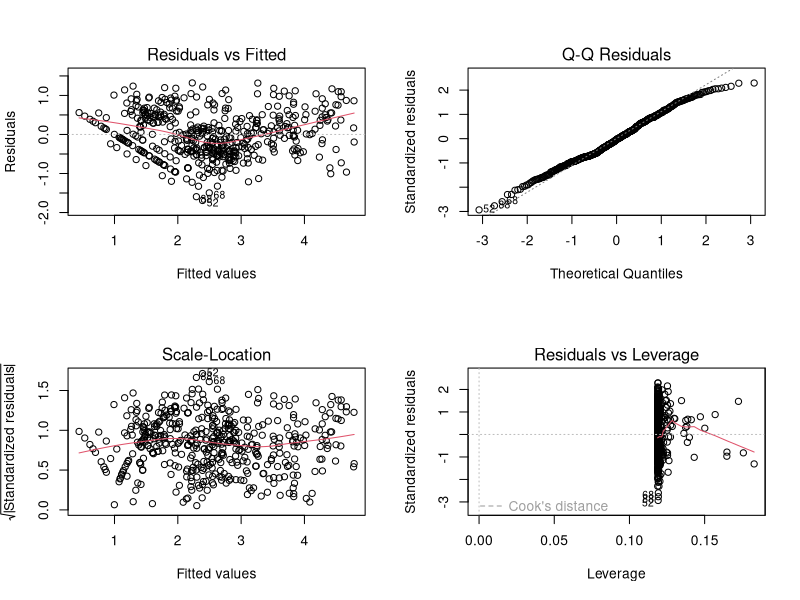

Recreate this plot in R. (Note: this script raises an error after producing the figure.)
## ---- chunk 1
knitr::opts_chunk$set(echo = TRUE)
## ---- chunk 2
## load packages
library(tidyverse)
library(ggpubr)
library(lme4)
library(car)
library(emmeans)
## ---- chunk 3
#import data
s1_df <- read_csv("stage1_data.csv") #note that all "mean_count" or "mean_spread_percent" represents a mean of the 2 plates (technical reps)
s1_df$test <-  factor(s1_df$test,
                      c("SP.MSC", "SP.TSC", "HHR.TSC", "STSE"),
                      labels = c("SP-MSC", "SP-TSC", "HHR-TSC", "STSE"))
## ---- chunk 4
#summary for Table 1; means and sd across all powders
summary_byTestPlatingMedia <- s1_df %>%
  filter(mean_count_wNA!="NA")%>% #don't include powder D SMA since no data due to lab error
  filter(SPR=="no")%>% #remove data for plates with greater than >25% spreading
  group_by(test,plating,media) %>%
  summarize(n=n(),
            mean=mean(log_mean_count_wNA,na.rm=TRUE),
            sd=sd(log_mean_count_wNA,na.rm=TRUE),
            median=median(log_mean_count_wNA,na.rm = TRUE),
            min=min(log_mean_count_wNA,na.rm=TRUE),
            max=max(log_mean_count_wNA,na.rm=TRUE))
## ---- chunk 5
m <- lm(log_mean_count~powder+plating*media*test+mean_spread_percent,data=s1_df)

#VIFs were investigated by fitting with lm() and using the car::vif function
vif(m) #vifs OK

#Additional model diagnostics were performed & looked OK
par(mfrow=c(2,2)) # Change the panel layout to 2 x 2
plot(m)

#run anova
anova(m)
## ---- chunk 6
m_spread <- lmer(mean_spread_percent_wNA ~ (1|powder) + test*media*plating, data=s1_df,na.action=na.exclude)

lsm_summ <- emmeans(m_spread,~test|media+plating)

df_lsm_summ <- as.data.frame(lsm_summ)
## ---- chunk 7
mod.emm.pairs <- pairs(lsm_summ)
df_mod.emm.pairs<- tidy(mod.emm.pairs)
## ---- chunk 8
ggplot(df_lsm_summ, aes(x = plating, y = emmean, color = media)) +
  facet_grid( ~ test) +
  geom_hline(yintercept = 25,
             col = "black",
             size = 1.5) +
  geom_point(stat = "identity", position = position_dodge(1)) +
  geom_errorbar(stat = "identity",
                aes(ymin = lower.CL, ymax = upper.CL),
                size = 1,
                width = .5,
                position = position_dodge(1),
                na.rm = TRUE) +
  geom_jitter(aes(x = plating, y = mean_spread_percent_wNA, color = media),
              data = s1_df,
              na.rm = TRUE,
              pch = 4,
              position = position_jitterdodge(jitter.width = 0.15, dodge.width = 1)) +
  labs(color = "Media", x = "Plating method", y = "Percent of plate covered by spreading and swarming colonies (%)") +
  theme(axis.text.x = element_text(size=12,angle = 60, hjust = 1),axis.text.y = element_text(size=12),axis.title.x = element_text(size=14),axis.title.y = element_text(size=14),strip.text.x = element_text(size=14),legend.text=element_text(size=12),legend.title=element_text(size=14)) 
## ---- chunk 9
s1_df2 <- s1_df %>% 
  filter( !(grepl("TSAwS",media) & plating=="Spread" & test=="SP.TSC"),
          !(grepl("PCMA",media) & plating=="Spread" & test=="SP.TSC"),
          !(grepl("BHI",media) & plating=="Spread" & test=="SP.TSC"),
          !(grepl("SMA",media) & plating=="Pour" & test=="SP.TSC"),
          !(grepl("PCMA",media) & plating=="Pour" & test=="SP.TSC") )
s1_df2$combo<- paste(s1_df2$media, s1_df2$plating, s1_df2$test, sep="_")

s1_df2$combo_abbrv <- make.names(abbreviate(s1_df2$combo))

#is this doing anything useful other than reshaping?
all_wide <- s1_df2 %>%
  group_by(powder,combo_abbrv) %>%
  summarise(mean=mean(log_mean_count)) %>%
  spread(key=combo_abbrv,value=mean) %>%
  ungroup() %>%
  data.frame() 
all_wide <- all_wide[c(2:44)]

SP.TSC <- unique(s1_df2$combo_abbrv[s1_df2$test=="SP.TSC"])
HHR.TSC <- unique(s1_df2$combo_abbrv[s1_df2$test=="HHR.TSC"])
STSE <- unique(s1_df2$combo_abbrv[s1_df2$test=="STSE"])
SP.MSC <- unique(s1_df2$combo_abbrv[s1_df2$test=="SP.MSC"])

#measure test choices
abbrv_combo_lookup <- unique(s1_df2[,c("test","media","plating","combo_abbrv")])

#BHI
#test_combo <- c("BHI_P_H","BHI_P_SP.M","BHI_P_SP.T","BHI_P_ST")
#test_combo <- c("BHI_SO_H","BHI_SO_SP.M","BHI_SO_SP.T","BHI_SO_ST")
#test_combo <- c("BHI_S_H","BHI_S_SP","BHI_S_ST")

#PCMA
#test_combo <- c("PCMA_P_H","PCMA_P_SP","PCMA_P_ST")
#test_combo <- c("PCMA_SO_H","PCMA_SO_SP.M","PCMA_SO_SP.T","PCMA_SO_ST")
#test_combo <- c("PCMA_S_H","PCMA_S_SP","PCMA_S_ST")

#SMA
#test_combo <- c("PCA_P_H","PCA_P_SP","PCA_P_ST")
#test_combo <- c("PCA_SO_H","PCA_SO_SP.M","PCA_SO_SP.T","PCA_SO_ST")
#test_combo <- c("PCA_S_H","PCA_S_SP_M","PCA_S_SP_T","PCA_S_ST")

#TSAwS
test_combo <- c("TSAS_P_H","TSAS_P_SP.M","TSAS_P_SP.T","TSAS_P_ST") #check this
#test_combo <- c("TSAS_SO_H","TSAS_SO_SP.M","TSAS_SO_SP.T","TSAS_SO_ST")
#test_combo <- c("TSAS_S_H","TSAS_S_SP","TSAS_S_ST")

results <- data.frame(combo_abbrv=c(),Rsquared=c())
for( i in colnames(all_wide)) {
  if( !(i %in% test_combo) ) {
    form <- paste(i,"~",paste(test_combo,collapse="+"))
    m <- lm(form,data=all_wide)
    rsquared <- summary(m)$r.squared
    results <- rbind(results,data.frame(combo_abbrv=i,Rsquared=rsquared))
  }
}
# by test
results %>%
  left_join(abbrv_combo_lookup) %>%
  group_by(test) %>%
  summarize(mean.rsq=mean(Rsquared)) -> mean.rsq.byTest
mean.rsq.byTest

all_var <- s1_df2 %>%
  group_by(test,plating,media) %>%
  summarize(var=var(log_mean_count))

# percent variance
results %>%
  left_join(abbrv_combo_lookup) %>%
  left_join(all_var) %>%
  mutate(var_explained=Rsquared*var)  %>%
  summarize(prop_explained=sum(var_explained)/sum(var)) -> prop_explained
prop_explained

results %>%
  left_join(abbrv_combo_lookup) %>%
  left_join(all_var) %>%
  filter(test != "SP_MSC") %>%
  mutate(var_explained=Rsquared*var)  %>%
  summarize(prop_explained_no_msc=sum(var_explained)/sum(var)) -> prop_explained_withoutMSC
prop_explained_withoutMSC
## ---- chunk 10
s1_df2 <- s1_df %>% 
  filter( !(grepl("TSAwS",media) & plating=="Spread" & test=="SP-TSC"),
          !(grepl("PCMA",media) & plating=="Spread" & test=="SP-TSC"),
          !(grepl("BHI",media) & plating=="Spread" & test=="SP-TSC"),
          !(grepl("SMA",media) & plating=="Pour" & test=="SP-TSC"),
          !(grepl("PCMA",media) & plating=="Pour" & test=="SP-TSC") )
s1_df2$combo<- paste(s1_df2$media, s1_df2$plating, s1_df2$test, sep="_")

s1_df2$combo_abbrv <- make.names(abbreviate(s1_df2$combo))

#is this doing anything useful other than reshaping?
all_wide <- s1_df2 %>%
  group_by(powder,combo_abbrv) %>%
  summarise(mean=mean(log_mean_count)) %>%
  spread(key=combo_abbrv,value=mean) %>%
  ungroup() %>%
  data.frame() 
all_wide <- all_wide[c(2:44)]

SP.TSC <- unique(s1_df2$combo_abbrv[s1_df2$test=="SP.TSC"])
HHR.TSC <- unique(s1_df2$combo_abbrv[s1_df2$test=="HHR.TSC"])
STSE <- unique(s1_df2$combo_abbrv[s1_df2$test=="STSE"])
SP.MSC <- unique(s1_df2$combo_abbrv[s1_df2$test=="SP.MSC"])

#measure test choices
abbrv_combo_lookup <- unique(s1_df2[,c("test","media","plating","combo_abbrv")])

#BHI
BHI_P <- c("BHI_P_H","BHI_P_SP.M","BHI_P_SP.T","BHI_P_ST")
BHI_SO <- c("BHI_SO_H","BHI_SO_SP.M","BHI_SO_SP.T","BHI_SO_ST")
BHI_S <- c("BHI_S_H","BHI_S_SP","BHI_S_ST")

#PCMA
PCMA_P <- c("PCMA_P_H","PCMA_P_SP","PCMA_P_ST")
PCMA_SO  <- c("PCMA_SO_H","PCMA_SO_SP.M","PCMA_SO_SP.T","PCMA_SO_ST")
PCMA_S <- c("PCMA_S_H","PCMA_S_SP","PCMA_S_ST")

#SMA
SMA_P <- c("SMA_P_H","SMA_P_SP","SMA_P_ST")
SMA_SO <- c("SMA_SO_H","SMA_SO_SP.M","SMA_SO_SP.T","SMA_SO_ST")
SMA_S <- c("SMA_S_H","SMA_S_SP.M","SMA_S_SP.T","SMA_S_ST")

#TSAwS
TSAS_P <- c("TSAS_P_H","TSAS_P_SP.M","TSAS_P_SP.T","TSAS_P_ST") #check this
TSAS_SO <- c("TSAS_SO_H","TSAS_SO_SP.M","TSAS_SO_SP.T","TSAS_SO_ST")
TSAS_S <- c("TSAS_S_H","TSAS_S_SP","TSAS_S_ST")

test_combo_vec <- c(BHI_P, BHI_SO, BHI_S,
                     PCMA_P, PCMA_SO, PCMA_S,
                     SMA_P, SMA_SO, SMA_S,
                     TSAS_P, TSAS_SO, TSAS_S)

results <- data.frame(combo_abbrv=c(),Rsquared=c(),testcombo=c())

for( j in test_combo_vec) {
for( i in colnames(all_wide)) {
  if( !(i %in% j) ) {
    form <- paste(i,"~",paste(j,collapse="+"))
    m <- lm(form,data=all_wide)
    rsquared <- summary(m)$r.squared
    results <- rbind(results,data.frame(combo_abbrv=i,Rsquared=rsquared,testcombo=j))
  }
}}


results %>%
  left_join(abbrv_combo_lookup) %>%
  group_by(testcombo,test) %>%
  summarize(mean.rsq=mean(Rsquared)) %>%
  spread(key=test,value=mean.rsq) %>%
  ungroup() %>%
  data.frame() -> mean.rsq.byTest
mean.rsq.byTest

# results %>%
#   left_join(abbrv_combo_lookup) %>%
#   group_by(test) %>%
#   summarize(mean.rsq=mean(Rsquared)) %>%
#   spread(key=test,value=mean.rsq) %>%
#   ungroup() %>%
#   data.frame() -> mean.rsq.byTest
# mean.rsq.byTest

all_var <- s1_df2 %>%
  group_by(test,plating,media) %>%
  summarize(var=var(log_mean_count))

## ---- chunk 11
# percent variance

test_combo_vec <- c(PCMA_S) #run this indivudually for each of the test_combo

prop_df <- data.frame(testcombo=c(),prop_explain=c())
for (j in test_combo_vec){ 
results %>%
  filter(testcombo==j)%>%
  left_join(abbrv_combo_lookup) %>%
  left_join(all_var) %>%
  mutate(var_explained=Rsquared*var)  %>%
  summarize(prop_explained=sum(var_explained)/sum(var)) -> prop_explained
  prop_df <- rbind(prop_df, data.frame(testcombo=j,prop_explain=prop_explained))}

results %>%
  left_join(abbrv_combo_lookup) %>%
  left_join(all_var) %>%
  filter(test != "SP_MSC") %>%
  mutate(var_explained=Rsquared*var)  %>%
  summarize(prop_explained_no_msc=sum(var_explained)/sum(var)) -> prop_explained_withoutMSC
## ---- chunk 12
#import data
s1b_df <- read_csv("stage1b_data.csv") #cfu_g was actual count, cfu_g2 is count with zeros replaced with 25% of detection limit; log_cfu_g is log10(cfu_g2)
## ---- chunk 13
#Quick glance
d_centered <-s1b_df %>%
  group_by(powder,test,sampling_scheme) %>%
  mutate(powder_mean=mean(log_cfu_g)) %>%
  ungroup() %>%
  mutate(log_cfu_g_centered=log_cfu_g - powder_mean)
d_centered %>%
  group_by(test,sampling_scheme) %>%
  summarize(v=var(log_cfu_g_centered),
            n=n()) %>%
  kable()
d_centered_summary <- d_centered %>%
  group_by(test,powder,sampling_scheme) %>%
  summarize(v=var(log_cfu_g_centered),
            mean=mean(log_cfu_g_centered),
            sd=sd(log_cfu_g_centered),
            n=n()) 
kable(d_centered_summary)
d_centered %>%
  group_by(test,powder,sampling_scheme) %>%
  summarize(v=var(log_cfu_g_centered)) %>%
  ungroup()%>%
  group_by(test,sampling_scheme)%>%
  summarize(meanVar=mean(v),
            sdVar=sd(v),
            minVar=min(v),
            maxVar=max(v),
            n=n())%>%
  kable()

#SP_MSC
d_msc <- s1b_df %>% filter(test=="SP MSC")
# Center within powder/scheme
d_msc_centered <- d_msc %>%
  group_by(powder,sampling_scheme) %>%
  mutate(powder_mean=mean(log_cfu_g)) %>%
  ungroup() %>%
  mutate(log_cfu_g_centered=log_cfu_g - powder_mean)
d_msc_centered_summary <- d_msc_centered %>%
  group_by(sampling_scheme) %>%
  summarize(mean=mean(log_cfu_g_centered),sd=sd(log_cfu_g_centered))
d_msc_centered_summary %>% ggplot(aes(x=sampling_scheme,y=mean)) + 
  labs(x="Sampling Scheme",y="Spore Count Deviance (log CFU/g)") +
  scale_color_discrete(guide=F) +
  geom_point(data=d_msc_centered,
             aes(x=sampling_scheme,y=log_cfu_g_centered,color=powder),
             position=position_jitterdodge(jitter.width = 0.05,dodge.width=0.7)) +
  geom_point(color="red") +
  geom_errorbar(aes(ymin=mean - sd,
                    ymax=mean + sd),
                width=0.3,
                color="red")+
  ylim(-1,1) -> msc
bart_msc <- bartlett.test(log_cfu_g_centered~sampling_scheme,data=d_msc_centered)
bart_msc

#HHR
d_hhr <- s1b_df %>% filter(test=="HHR")
# Center within powder/scheme
d_hhr_centered <- d_hhr %>%
  group_by(powder,sampling_scheme) %>%
  mutate(powder_mean=mean(log_cfu_g)) %>%
  ungroup() %>%
  mutate(log_cfu_g_centered=log_cfu_g - powder_mean)
d_hhr_centered_summary <- d_hhr_centered %>%
  group_by(sampling_scheme) %>%
  summarize(mean=mean(log_cfu_g_centered),sd=sd(log_cfu_g_centered))
d_hhr_centered_summary %>% ggplot(aes(x=sampling_scheme,y=mean)) + 
  labs(x="Sampling Scheme",y="Spore Count Deviance (log CFU/g)") +
  scale_color_discrete(guide=F) +
  geom_point(data=d_hhr_centered,
             aes(x=sampling_scheme,y=log_cfu_g_centered,color=powder),
             position=position_jitterdodge(jitter.width = 0.05,dodge.width=0.7)) +
  geom_point(color="red") +
  geom_errorbar(aes(ymin=mean - sd,
                    ymax=mean + sd),
                width=0.3,
                color="red")+
  ylim(-1,1) -> hhr
bart_hhr <- bartlett.test(log_cfu_g_centered~sampling_scheme,data=d_hhr_centered)
bart_hhr

#STSE
d_stse <- s1b_df %>% filter(test=="STSE")
# Center within powder/scheme
d_stse_centered <- d_stse %>%
  group_by(powder,sampling_scheme) %>%
  mutate(powder_mean=mean(log_cfu_g)) %>%
  ungroup() %>%
  mutate(log_cfu_g_centered=log_cfu_g - powder_mean)
d_stse_centered_summary <- d_stse_centered %>%
  group_by(sampling_scheme) %>%
  summarize(mean=mean(log_cfu_g_centered),sd=sd(log_cfu_g_centered))
d_stse_centered_summary %>% ggplot(aes(x=sampling_scheme,y=mean)) + 
  labs(x="Sampling Scheme",y="Spore Count Deviance (log CFU/g)") +
  scale_color_discrete(guide=F) + #getting rid of this gives us legend
  geom_point(data=d_stse_centered,
             aes(x=sampling_scheme,y=log_cfu_g_centered,color=powder),
             position=position_jitterdodge(jitter.width = 0.05,dodge.width=0.7)) +
  geom_point(color="red") +
  geom_errorbar(aes(ymin=mean - sd,
                    ymax=mean + sd),
                width=0.3,
                color="red")+
  ylim(-1,1)-> stse
bart_stse <- bartlett.test(log_cfu_g_centered~sampling_scheme,data=d_stse_centered)
bart_stse

#arrange figures
ggarrange(msc,
          hhr,
          stse,
          labels=c("SP-MSC", "HHR-TSC", "STSE"),
          ncol = 3, nrow = 1)

##Make summary plots
ggplot(s1b_df, aes(x=powder,y=log_cfu_g))+
  geom_boxplot()+
  geom_jitter(data=s1b_df,
             aes(x=powder,y=log_cfu_g,color=sampling_scheme),
             position=position_jitterdodge(jitter.width = 0.05,dodge.width=0.7)) +
  facet_grid(test~sampling_scheme)

#Get means for each powder across sampling strategies
summary_s1b_df <- s1b_df %>%
  group_by(test,sampling_scheme,powder)%>%
  summarize(mean=mean(log_cfu_g),
            sd=sd(log_cfu_g),
            cv=sd/mean*100,
            n=n())

#Get means for across powder for each sampling strategies
summary_s1b_df2 <- s1b_df %>%
  group_by(test,sampling_scheme, powder)%>%
  summarize(mean=mean(log_cfu_g))%>%
  ungroup()%>%
  group_by(test,sampling_scheme)%>%
  summarize(OverallMean=mean(mean),
            Overallsd=sd(mean),
            n=n())
## ---- chunk 14
#clear global environment
rm(list = ls())
## ---- chunk 15
#import data
s2_df <- read_csv("stage2_data.csv")
s2_df2 <- read_csv("stage2_data_notImputed.csv")

#
df_PCMA <- s2_df %>%
  filter(media=="PCMA")
df_TSAwS <- s2_df %>%
  filter(media=="TSAwS")
## ---- chunk 16
#Quick glance
d_PCMA_centered <- df_PCMA %>%
  group_by(powder) %>%
  mutate(powder_mean=mean(log_mean_count)) %>%
  ungroup() %>%
  mutate(log_cfu_g_centered=log_mean_count - powder_mean)
d_PCMA_centered_summary <- d_PCMA_centered %>%
  group_by(test,powder) %>%
  summarize(v=var(log_cfu_g_centered),
            mean=mean(log_cfu_g_centered))
d_PCMA_centered %>%
  group_by(test,powder) %>%
  summarize(v=var(log_cfu_g_centered)) %>%
  ungroup()%>%
  group_by(test)%>%
  summarize(meanVar=mean(v),
            sdVar=sd(v),
            minVar=min(v),
            maxVar=max(v),
            n=n())%>%
  kable()

d_TSAwS_centered <- df_TSAwS %>%
  group_by(powder) %>%
  mutate(powder_mean=mean(log_mean_count)) %>%
  ungroup() %>%
  mutate(log_cfu_g_centered=log_mean_count - powder_mean)
d_TSAwS_centered_summary <- d_TSAwS_centered %>%
  group_by(test,powder) %>%
  summarize(v=var(log_cfu_g_centered),
            mean=mean(log_cfu_g_centered))
d_TSAwS_centered %>%
  group_by(test,powder) %>%
  summarize(v=var(log_cfu_g_centered)) %>%
  ungroup()%>%
  group_by(test)%>%
  summarize(meanVar=mean(v),
            sdVar=sd(v),
            minVar=min(v),
            maxVar=max(v),
            n=n())%>%
  kable()

## ---- chunk 17
###PCMA analysis

#SP_MSC
d_PCMA_msc <- df_PCMA %>% filter(test=="SP.MSC")
# Center within powder
d_PCMA_msc_centered <- d_PCMA_msc %>%
  group_by(powder) %>%
  mutate(powder_mean=mean(log_mean_count)) %>%
  ungroup() %>%
  mutate(log_cfu_g_centered=log_mean_count - powder_mean)
d_PCMA_msc_centered_summary <- d_PCMA_msc_centered %>%
  group_by(lab) %>%
  summarize(mean=mean(log_cfu_g_centered),sd=sd(log_cfu_g_centered))
d_PCMA_msc_centered_summary %>% ggplot(aes(x=lab,y=mean)) + 
  labs(x="Lab",y="Spore Count Deviance (log CFU/g)") +
  ylim(-3,3)+
  scale_color_discrete(guide=F) +
  geom_point(data=d_PCMA_msc_centered,
             aes(x=lab,y=log_cfu_g_centered,color=powder),
             position=position_jitterdodge(jitter.width = 0.05,dodge.width=0.7)) +
  #theme(text=element_text(family="Times New Roman", size=12)) +
  geom_point(color="red") +
  geom_errorbar(aes(ymin=mean - sd,
                    ymax=mean + sd),
                width=0.3,
                color="red") -> PCMA_msc
bart_PCMA_msc <- bartlett.test(log_cfu_g_centered~lab,data=d_PCMA_msc_centered) #we centered all log msc be respective powder
bart_PCMA_msc

#HHR_TSC
d_PCMA_hhr <- df_PCMA %>% filter(test=="HHR.TSC")
# Center within powder/scheme
d_PCMA_hhr_centered <- d_PCMA_hhr %>%
  group_by(powder) %>%
  mutate(powder_mean=mean(log_mean_count)) %>%
  ungroup() %>%
  mutate(log_cfu_g_centered=log_mean_count - powder_mean)
d_PCMA_hhr_centered_summary <- d_PCMA_hhr_centered %>%
  group_by(lab) %>%
  summarize(mean=mean(log_cfu_g_centered),sd=sd(log_cfu_g_centered))
d_PCMA_hhr_centered_summary %>% ggplot(aes(x=lab,y=mean)) + 
  labs(x="Lab",y="Spore Count Deviance (log CFU/g)") +
  ylim(-3,3)+
  scale_color_discrete(guide=F) +
  geom_point(data=d_PCMA_hhr_centered,
             aes(x=lab,y=log_cfu_g_centered,color=powder),
             position=position_jitterdodge(jitter.width = 0.05,dodge.width=0.7)) +
  #theme(text=element_text(family="Times New Roman", size=12)) +
  geom_point(color="red") +
  geom_errorbar(aes(ymin=mean - sd,
                    ymax=mean + sd),
                width=0.3,
                color="red") -> PCMA_hhr
bart_PCMA_hhr <- bartlett.test(log_cfu_g_centered~lab,data=d_PCMA_hhr_centered)
bart_PCMA_hhr

#STSE
d_PCMA_stse <- df_PCMA %>% filter(test=="STSE")
# Center within powder/scheme
d_PCMA_stse_centered <- d_PCMA_stse %>%
  group_by(powder) %>%
  mutate(powder_mean=mean(log_mean_count)) %>%
  ungroup() %>%
  mutate(log_cfu_g_centered=log_mean_count - powder_mean)
d_PCMA_stse_centered_summary <- d_PCMA_stse_centered %>%
  group_by(lab) %>%
  summarize(mean=mean(log_cfu_g_centered),sd=sd(log_cfu_g_centered))
d_PCMA_stse_centered_summary %>% ggplot(aes(x=lab,y=mean)) + 
  labs(x="Lab",y="Spore Count Deviance (log CFU/g)") +
  ylim(-3,3)+
  scale_color_discrete(guide=F) +
  geom_point(data=d_PCMA_stse_centered,
             aes(x=lab,y=log_cfu_g_centered,color=powder),
             position=position_jitterdodge(jitter.width = 0.05,dodge.width=0.7)) +
  #theme(text=element_text(family="Times New Roman", size=12)) +
  geom_point(color="red") +
  geom_errorbar(aes(ymin=mean - sd,
                    ymax=mean + sd),
                width=0.3,
                color="red") -> PCMA_stse
bart_PCMA_stse <- bartlett.test(log_cfu_g_centered~lab,data=d_PCMA_stse_centered)
bart_PCMA_stse
###TSAwS analysis

#SP_MSC
d_TSAwS_msc <- df_TSAwS %>% filter(test=="SP.MSC")
# Center within powder/scheme
d_TSAwS_msc_centered <- d_TSAwS_msc %>%
  group_by(powder) %>%
  mutate(powder_mean=mean(log_mean_count)) %>%
  ungroup() %>%
  mutate(log_cfu_g_centered=log_mean_count - powder_mean)
d_TSAwS_msc_centered_summary <- d_TSAwS_msc_centered %>%
  group_by(lab) %>%
  summarize(mean=mean(log_cfu_g_centered),sd=sd(log_cfu_g_centered))
d_TSAwS_msc_centered_summary %>% ggplot(aes(x=lab,y=mean)) + 
  labs(x="Lab",y="Spore Count Deviance (log CFU/g)") +
  ylim(-3,3)+
  scale_color_discrete(guide=F) +
  geom_point(data=d_TSAwS_msc_centered,
             aes(x=lab,y=log_cfu_g_centered,color=powder),
             position=position_jitterdodge(jitter.width = 0.05,dodge.width=0.7)) +
  #theme(text=element_text(family="Times New Roman", size=12)) +
  geom_point(color="red") +
  geom_errorbar(aes(ymin=mean - sd,
                    ymax=mean + sd),
                width=0.3,
                color="red") -> TSAwS_msc
bart_TSAwS_msc <- bartlett.test(log_cfu_g_centered~lab,data=d_TSAwS_msc_centered)
bart_TSAwS_msc


#HHR_TSC
d_TSAwS_hhr <- df_TSAwS %>% filter(test=="HHR.TSC")
# Center within powder/scheme
d_TSAwS_hhr_centered <- d_TSAwS_hhr %>%
  group_by(powder) %>%
  mutate(powder_mean=mean(log_mean_count)) %>%
  ungroup() %>%
  mutate(log_cfu_g_centered=log_mean_count - powder_mean)
d_TSAwS_hhr_centered_summary <- d_TSAwS_hhr_centered %>%
  group_by(lab) %>%
  summarize(mean=mean(log_cfu_g_centered),sd=sd(log_cfu_g_centered))
d_TSAwS_hhr_centered_summary %>% ggplot(aes(x=lab,y=mean)) + 
  labs(x="Lab",y="Spore Count Deviance (log CFU/g)") +
  ylim(-3,3)+
  scale_color_discrete(guide=F) +
  geom_point(data=d_TSAwS_hhr_centered,
             aes(x=lab,y=log_cfu_g_centered,color=powder),
             position=position_jitterdodge(jitter.width = 0.05,dodge.width=0.7)) +
  #theme(text=element_text(family="Times New Roman", size=12)) +
  geom_point(color="red") +
  geom_errorbar(aes(ymin=mean - sd,
                    ymax=mean + sd),
                width=0.3,
                color="red") -> TSAwS_hhr
bart_TSAwS_hhr <- bartlett.test(log_cfu_g_centered~lab,data=d_TSAwS_hhr_centered)
bart_TSAwS_hhr

#STSE
d_TSAwS_stse <- df_TSAwS %>% filter(test=="STSE")
# Center within powder/scheme
d_TSAwS_stse_centered <- d_TSAwS_stse %>%
  group_by(powder) %>%
  mutate(powder_mean=mean(log_mean_count)) %>%
  ungroup() %>%
  mutate(log_cfu_g_centered=log_mean_count - powder_mean)
d_TSAwS_stse_centered_summary <- d_TSAwS_stse_centered %>%
  group_by(lab) %>%
  summarize(mean=mean(log_cfu_g_centered),sd=sd(log_cfu_g_centered))
d_TSAwS_stse_centered_summary %>% ggplot(aes(x=lab,y=mean)) + 
  labs(x="Lab",y="Spore Count Deviance (log CFU/g)") +
  ylim(-3,3)+
  scale_color_discrete(guide=F) +
  geom_point(data=d_TSAwS_stse_centered,
             aes(x=lab,y=log_cfu_g_centered,color=powder),
             position=position_jitterdodge(jitter.width = 0.05,dodge.width=0.7)) +
  #theme(text=element_text(family="Times New Roman", size=12)) +
  geom_point(color="red") +
  geom_errorbar(aes(ymin=mean - sd,
                    ymax=mean + sd),
                width=0.3,
                color="red") -> TSAwS_stse
bart_TSAwS_stse <- bartlett.test(log_cfu_g_centered~lab,data=d_TSAwS_stse_centered)
bart_TSAwS_stse

#arrange figures
ggarrange(PCMA_msc, 
          TSAwS_msc,
          PCMA_hhr,
          TSAwS_hhr,
          PCMA_stse,
          TSAwS_stse,
          labels=c("PCMA SP-MSC", "TSAwS SP-MSC", "PCMA HHR-TSC", "TSAwS HHR-TSC", "PCMA STSE", "TSAwS STSE"),
          ncol = 2, nrow = 3)
## ---- chunk 18
##Make summary plots
#plot without imputed values
s2_df2$mean_count2 <- s2_df2$mean_count
s2_df2$mean_count2[s2_df2$mean_count2==0]<-10
s2_df2$log_mean_count <- log10(s2_df2$mean_count2)
# 
s2_df2$lab <- factor(s2_df2$lab,c("UA","UB","UC","UD"))
s2_df2$test <-  factor(s2_df2$test,
                      c("SP.MSC", "HHR.TSC", "STSE"),
                      labels = c("SP-MSC", "HHR-TSC", "STSE"))

ggplot(s2_df2, aes(x=powder,y=log_mean_count))+
  geom_boxplot()+
  geom_point(data=s2_df2,
             aes(x=powder,y=log_mean_count,color=lab),
             position=position_jitterdodge(jitter.width = 0.05,dodge.width=0.7)) +
  ylim(0,5)+
  labs(x="Powder",y="Spore Count (log CFU/g)") +
  facet_grid(test~media)

#Get means across labs without imputed values
summary_s2_df2b <- s2_df2 %>%
  group_by(media,test,lab)%>%
  summarize(mean=mean(log_mean_count),
            sd=sd(log_mean_count),
            cv=sd/mean*100,
            n=n())

summary_s2_df2b2 <- s2_df2 %>%
  group_by(media,test,lab)%>%
  summarize(mean=mean(log_mean_count),
            sd=sd(log_mean_count),
            cv=sd/mean*100,
            n=n())%>%
  ungroup()%>%
  group_by(media,test)%>%
  summarize(MeanCV=mean(cv),
            SDCV=sd(cv))
#Get means across tests without imputed values
# summary_s2_df3 <- s2_df2 %>%
#   group_by(media,test)%>%
#   summarize(mean=mean(log_mean_count),
#             sd=sd(log_mean_count),
#             min=min(log_mean_count),
#             max=max(log_mean_count),
#             n1=sum(log_mean_count==1),
#             n=n(),
#             per=n1/n)

#Get means across powders
summary_s2_df2c <- s2_df2 %>%
  group_by(media,test,powder)%>%
  summarize(mean=mean(log_mean_count),
            sd=sd(log_mean_count),
            cv=sd/mean*100,
            n=n())
## ---- chunk 19
#clear global environment
rm(list = ls())
## ---- chunk 20
#import data
s3_df <-read_csv("stage3_data.csv")

#prep data
df_PCMA <- s3_df %>%
  filter(media=="PCMA")
df_TSAwS <- s3_df %>%
  filter(media=="TSA")
## ---- chunk 21
#Quick glance
d_PCMA_centered <- df_PCMA %>%
  group_by(powder) %>%
  mutate(powder_mean=mean(log_mean_count)) %>%
  ungroup() %>%
  mutate(log_cfu_g_centered=log_mean_count - powder_mean)
d_PCMA_centered_summary <- d_PCMA_centered %>%
  group_by(test,powder) %>%
  summarize(v=var(log_cfu_g_centered),
            mean=mean(log_cfu_g_centered))
d_PCMA_centered %>%
  group_by(test,powder) %>%
  summarize(v=var(log_cfu_g_centered)) %>%
  ungroup()%>%
  group_by(test)%>%
  summarize(meanVar=mean(v),
            sdVar=sd(v),
            minVar=min(v),
            maxVar=max(v),
            n=n())%>%
  kable()

d_TSAwS_centered <- df_TSAwS %>%
  group_by(powder) %>%
  mutate(powder_mean=mean(log_mean_count)) %>%
  ungroup() %>%
  mutate(log_cfu_g_centered=log_mean_count - powder_mean)
d_TSAwS_centered_summary <- d_TSAwS_centered %>%
  group_by(test,powder) %>%
  summarize(v=var(log_cfu_g_centered),
            mean=mean(log_cfu_g_centered))
d_TSAwS_centered %>%
  group_by(test,powder) %>%
  summarize(v=var(log_cfu_g_centered)) %>%
  ungroup()%>%
  group_by(test)%>%
  summarize(meanVar=mean(v),
            sdVar=sd(v),
            minVar=min(v),
            maxVar=max(v),
            n=n())%>%
  kable()
## ---- chunk 22
###PCMA analysis
#SP_MSC
d_PCMA_msc <- df_PCMA %>% filter(test=="SP.MSC")
# Center within powder/scheme
d_PCMA_msc_centered <- d_PCMA_msc %>%
  group_by(powder) %>%
  mutate(powder_mean=mean(log_mean_count)) %>%
  ungroup() %>%
  mutate(log_cfu_g_centered=log_mean_count - powder_mean)
d_PCMA_msc_centered_summary <- d_PCMA_msc_centered %>%
  group_by(lab) %>%
  summarize(mean=mean(log_cfu_g_centered),sd=sd(log_cfu_g_centered))
d_PCMA_msc_centered_summary %>% ggplot(aes(x=lab,y=mean)) + 
  labs(x="Lab",y="Spore Count Deviance (log CFU/g)") +
  ylim(-2,2)+
  scale_color_discrete(guide=F) +
  geom_point(data=d_PCMA_msc_centered,
             aes(x=lab,y=log_cfu_g_centered,color=powder),
             position=position_jitterdodge(jitter.width = 0.05,dodge.width=0.7)) +
  #theme(text=element_text(family="Times New Roman", size=12)) +
  geom_point(color="red") +
  geom_errorbar(aes(ymin=mean - sd,
                    ymax=mean + sd),
                width=0.3,
                color="red") -> PCMA_msc
bart_PCMA_msc <- bartlett.test(log_cfu_g_centered~lab,data=d_PCMA_msc_centered)
bart_PCMA_msc


#HHR_TSC
d_PCMA_hhr <- df_PCMA %>% filter(test=="HHR.TSC")
# Center within powder/scheme
d_PCMA_hhr_centered <- d_PCMA_hhr %>%
  group_by(powder) %>%
  mutate(powder_mean=mean(log_mean_count)) %>%
  ungroup() %>%
  mutate(log_cfu_g_centered=log_mean_count - powder_mean)
d_PCMA_hhr_centered_summary <- d_PCMA_hhr_centered %>%
  group_by(lab) %>%
  summarize(mean=mean(log_cfu_g_centered),sd=sd(log_cfu_g_centered))
d_PCMA_hhr_centered_summary %>% ggplot(aes(x=lab,y=mean)) + 
  labs(x="Lab",y="Spore Count Deviance (log CFU/g)") +
  ylim(-2,2)+
  scale_color_discrete(guide=F) +
  geom_point(data=d_PCMA_hhr_centered,
             aes(x=lab,y=log_cfu_g_centered,color=powder),
             position=position_jitterdodge(jitter.width = 0.05,dodge.width=0.7)) +
  #theme(text=element_text(family="Times New Roman", size=12)) +
  geom_point(color="red") +
  geom_errorbar(aes(ymin=mean - sd,
                    ymax=mean + sd),
                width=0.3,
                color="red") -> PCMA_hhr
bart_PCMA_hhr <- bartlett.test(log_cfu_g_centered~lab,data=d_PCMA_hhr_centered)
bart_PCMA_hhr

#STSE
d_PCMA_stse <- df_PCMA %>% filter(test=="STSE")
# Center within powder/scheme
d_PCMA_stse_centered <- d_PCMA_stse %>%
  group_by(powder) %>%
  mutate(powder_mean=mean(log_mean_count)) %>%
  ungroup() %>%
  mutate(log_cfu_g_centered=log_mean_count - powder_mean)
d_PCMA_stse_centered_summary <- d_PCMA_stse_centered %>%
  group_by(lab) %>%
  summarize(mean=mean(log_cfu_g_centered),sd=sd(log_cfu_g_centered))
d_PCMA_stse_centered_summary %>% ggplot(aes(x=lab,y=mean)) + 
  labs(x="Lab",y="Spore Count Deviance (log CFU/g)") +
  ylim(-2,2)+
  scale_color_discrete(guide=F) +
  geom_point(data=d_PCMA_stse_centered,
             aes(x=lab,y=log_cfu_g_centered,color=powder),
             position=position_jitterdodge(jitter.width = 0.05,dodge.width=0.7)) +
  #theme(text=element_text(family="Times New Roman", size=12)) +
  geom_point(color="red") +
  geom_errorbar(aes(ymin=mean - sd,
                    ymax=mean + sd),
                width=0.3,
                color="red") -> PCMA_stse
bart_PCMA_stse <- bartlett.test(log_cfu_g_centered~lab,data=d_PCMA_stse_centered)
bart_PCMA_stse 

###
###TSAwS analysis

#SP_MSC
d_TSAwS_msc <- df_TSAwS %>% filter(test=="SP.MSC")
# Center within powder
d_TSAwS_msc_centered <- d_TSAwS_msc %>%
  group_by(powder) %>%
  mutate(powder_mean=mean(log_mean_count)) %>%
  ungroup() %>%
  mutate(log_cfu_g_centered=log_mean_count - powder_mean)
d_TSAwS_msc_centered_summary <- d_TSAwS_msc_centered %>%
  group_by(lab) %>%
  summarize(mean=mean(log_cfu_g_centered),sd=sd(log_cfu_g_centered))
d_TSAwS_msc_centered_summary %>% ggplot(aes(x=lab,y=mean)) + 
  labs(x="Lab",y="Spore Count Deviance (log CFU/g)") +
  ylim(-2,2)+
  scale_color_discrete(guide=F) +
  geom_point(data=d_TSAwS_msc_centered,
             aes(x=lab,y=log_cfu_g_centered,color=powder),
             position=position_jitterdodge(jitter.width = 0.05,dodge.width=0.7)) +
  #theme(text=element_text(family="Times New Roman", size=12)) +
  geom_point(color="red") +
  geom_errorbar(aes(ymin=mean - sd,
                    ymax=mean + sd),
                width=0.3,
                color="red") -> TSAwS_msc
bart_TSAwS_msc <- bartlett.test(log_cfu_g_centered~lab,data=d_TSAwS_msc_centered)
bart_TSAwS_msc


#HHR_TSC
d_TSAwS_hhr <- df_TSAwS %>% filter(test=="HHR.TSC")
# Center within powder
d_TSAwS_hhr_centered <- d_TSAwS_hhr %>%
  group_by(powder) %>%
  mutate(powder_mean=mean(log_mean_count)) %>%
  ungroup() %>%
  mutate(log_cfu_g_centered=log_mean_count - powder_mean)
d_TSAwS_hhr_centered_summary <- d_TSAwS_hhr_centered %>%
  group_by(lab) %>%
  summarize(mean=mean(log_cfu_g_centered),sd=sd(log_cfu_g_centered))
d_TSAwS_hhr_centered_summary %>% ggplot(aes(x=lab,y=mean)) + 
  labs(x="Lab",y="Spore Count Deviance (log CFU/g)") +
  ylim(-2,2)+
  scale_color_discrete(guide=F) +
  geom_point(data=d_TSAwS_hhr_centered,
             aes(x=lab,y=log_cfu_g_centered,color=powder),
             position=position_jitterdodge(jitter.width = 0.05,dodge.width=0.7)) +
  #theme(text=element_text(family="Times New Roman", size=12)) +
  geom_point(color="red") +
  geom_errorbar(aes(ymin=mean - sd,
                    ymax=mean + sd),
                width=0.3,
                color="red") -> TSAwS_hhr
bart_TSAwS_hhr <- bartlett.test(log_cfu_g_centered~lab,data=d_TSAwS_hhr_centered)
bart_TSAwS_hhr 

#STSE
d_TSAwS_stse <- df_TSAwS %>% filter(test=="STSE")
# Center within powder
d_TSAwS_stse_centered <- d_TSAwS_stse %>%
  group_by(powder) %>%
  mutate(powder_mean=mean(log_mean_count)) %>%
  ungroup() %>%
  mutate(log_cfu_g_centered=log_mean_count - powder_mean)
d_TSAwS_stse_centered_summary <- d_TSAwS_stse_centered %>%
  group_by(lab) %>%
  summarize(mean=mean(log_cfu_g_centered),sd=sd(log_cfu_g_centered))
d_TSAwS_stse_centered_summary %>% ggplot(aes(x=lab,y=mean)) + 
  labs(x="Lab",y="Spore Count Deviance (log CFU/g)") +
  ylim(-2,2)+
  scale_color_discrete(guide=F) +
  geom_point(data=d_TSAwS_stse_centered,
             aes(x=lab,y=log_cfu_g_centered,color=powder),
             position=position_jitterdodge(jitter.width = 0.05,dodge.width=0.7)) +
  #theme(text=element_text(family="Times New Roman", size=12)) +
  geom_point(color="red") +
  geom_errorbar(aes(ymin=mean - sd,
                    ymax=mean + sd),
                width=0.3,
                color="red") -> TSAwS_stse
bart_TSAwS_stse <- bartlett.test(log_cfu_g_centered~lab,data=d_TSAwS_stse_centered)
bart_TSAwS_stse

ggarrange(PCMA_msc, 
          TSAwS_msc,
          PCMA_hhr,
          TSAwS_hhr,
          PCMA_stse,
          TSAwS_stse,
          labels=c("PCMA SP-MSC", "TSAwS SP-MSC", "PCMA HHR-TSC", "TSAwS HHR-TSC", "PCMA STSE", "TSAwS STSE"),
          ncol = 2, nrow = 3)
## ---- chunk 23
##Make summary plots
s3_df$test <-  factor(s3_df$test,
                      c("SP.MSC", "HHR.TSC", "STSE"),
                      labels = c("SP-MSC", "HHR-TSC", "STSE"))

ggplot(s3_df, aes(x=powder,y=log_mean_count))+
  geom_boxplot()+
  ylim(0,4)+
  geom_point(data=s3_df,
             aes(x=powder,y=log_mean_count,color=lab),
             position=position_jitterdodge(jitter.width = 0.05,dodge.width=0.7)) +
    labs(x="Powder",y="Spore Count (log CFU/g)") +
  facet_grid(test~media)

#Get means across labs
summary_s3_dfb <- s3_df %>%
  group_by(media,test,lab)%>%
  summarize(mean=mean(log_mean_count),
            sd=sd(log_mean_count),
            cv=sd/mean*100,
            n=n())

summary_s3_dfb2 <- s3_df %>%
  group_by(media,test,lab)%>%
  summarize(mean=mean(log_mean_count),
            sd=sd(log_mean_count),
            cv=sd/mean*100,
            n=n()) %>%
  ungroup()%>%
  group_by(media,test)%>%
  summarize(MeanCV=mean(cv),
            SDCV=sd(cv))

#Get means across powders
summary_s3_dfc <- s3_df %>%
  group_by(media,test,powder)%>%
  summarize(mean=mean(log_mean_count),
            sd=sd(log_mean_count),
            cv=sd/mean*100,
            n=n())
## ---- chunk 24
#clear global environment
rm(list = ls())
